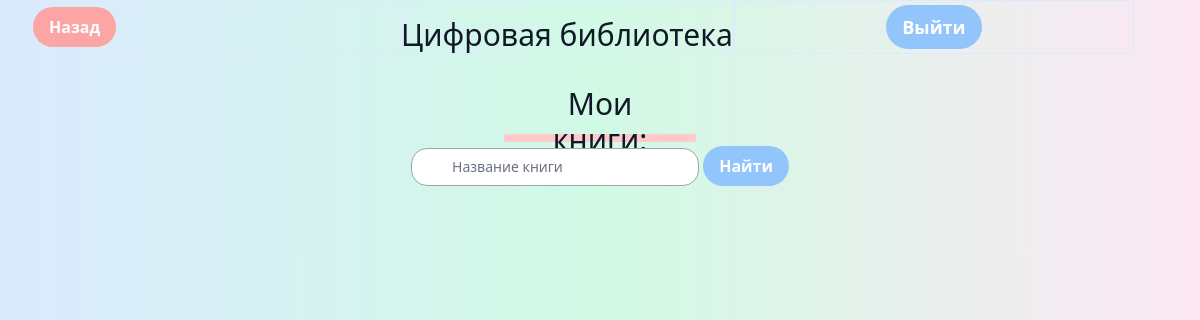
The app's page /books/3/, older data.
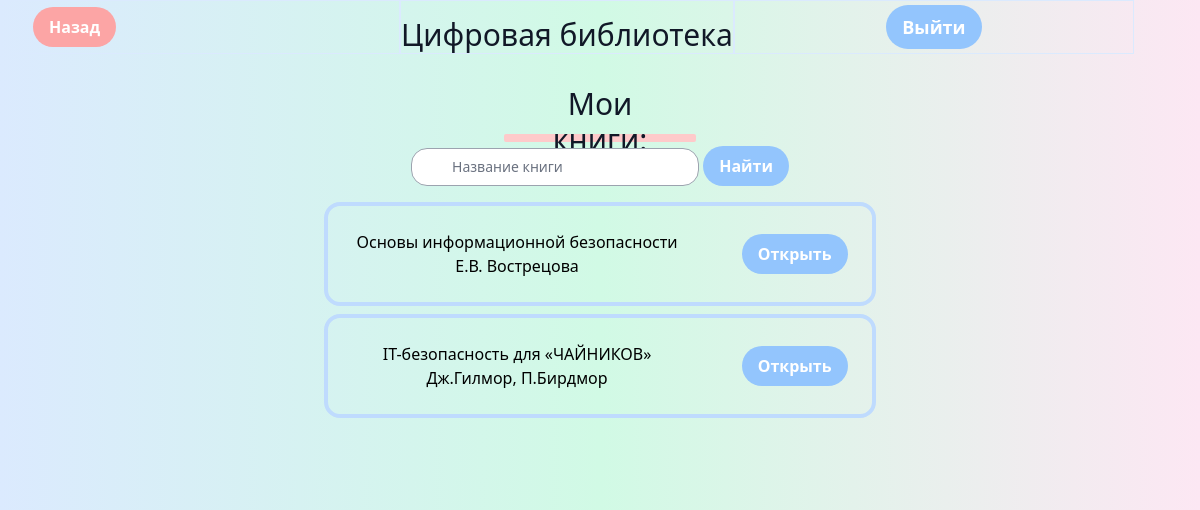
The same page, newer data.
### main/models.py (models this page shows, shortened)
class Books(models.Model):
    name = models.CharField(max_length=200)
    author = models.CharField(max_length=200, default='')
    nomer = models.CharField(max_length=17, default='')
    link = models.URLField(default='')
    discipline = models.ForeignKey(Disciplines, on_delete=models.CASCADE)
    class Meta:
        verbose_name_plural = 'Books'

### main/views.py (the view)
# urls.py: path('books/<int:pk>/', views.books, name='books'),
def books(request, pk):
    book = Books.objects.filter(discipline=pk)
    return render(request, 'main/books.html', {"book": book})

### main/templates/main/books.html (shortened to what this page needs)
<!doctype html>
<html>
<head>
  <link href="https://unpkg.com/tailwindcss@^2/dist/tailwind.min.css" rel="stylesheet">
</head>
<body class="bg-gradient-to-r from-blue-100 via-green-100 to-pink-100">
  <header class="flex  bg-gradient-to-r from-blue-100 via-green-100 to-pink-100" >
          <div class="flex items-center border border-blue-100 w-1/3">
                     <a href="{% url  'disciplines' %}">
              <button class="bg-red-300 hover:bg-red-600 text-white ml-8 font-bold py-2 px-4 rounded-full">Назад
              </button>
                     </a>
      </div>
          <div class="border border-blue-100  w-100%">
              <div class="  w-full mt-4 flex items-center  font-medium   text-2xl sm:text-3xl text-gray-900">
           Цифровая библиотека
        </div>
       </div>
          <div class=" border border-blue-100  sm:w-100% md:w-1/3">
          <div class="flex flex-col justify-center items-center h-full align-center w-full  items-right  font-medium   text-lg sm:text-3lg text-gray-900">
                  <a href="{% url  'logout' %}">
            <button class="bg-blue-300 hover:bg-blue-600 text-white font-bold py-2 px-4 rounded-full">
             Выйти
            </button>
                  </a>
            </div>
      </div>
      </header>
    <main class="flex-grow flex justify-center items-center bg-gradient-to-r from-blue-100 via-green-100 to-pink-100">
        <div class="mx-auto px-4 sm:px-8 py-2 text-center">
          <div class="text-center max-w-lg mx-auto mt-6 ">
            <div class="h-4 text-gray-500 w-40 block mx-auto rounded-sm">
              <div class="flex  items-center jorder text-xl sm:text-3xl text-gray-900">
           Мои книги:
                </div>
              </div>
            <div class="h-2 text-red-400 w-64 mt-4 block mx-auto rounded-sm"></div>
            <div class="h-2 bg-red-200 w-48 mt-2 block mx-auto rounded-sm"></div>
          </div>
        <div class="flex flex-col mb-6">
              <div class="relative">
                <div class="
                    inline-flex
                    items-center
                    justify-center
                    absolute
                    left-0
                    top-0
                    h-full
                    w-5
                    text-gray-400">
                </div>
                  <form action="{% url 'search_book' %}" method="get">
                <input
                  id="password"
                  type="text"
                  name="q"
                  class="
                    text-sm
                    placeholder-gray-500
                    pl-10
                    pr-4
                    rounded-2xl
                    border border-gray-400
                    w-72
                    py-2
                    focus:outline-none focus:border-blue-400"
                    placeholder="Название книги"/>
                  <button type="submit" class="bg-blue-300 hover:bg-blue-600 text-white font-bold py-2 px-4 rounded-full">
                    Найти
                    </button>
                      </form>
             </div>
        <div class="container mb-2 flex mx-auto w-full items-center justify-center">
            <ul class="flex flex-col p-4">
            {% for b in book %}
                <li class="border-green-400 flex flex-row mb-2">
										<div class="select-none flex flex-1 items-center p-4 transition duration-500 ease-in-out transform hover:-translate-y-2 rounded-2xl border-4 p-6 hover:shadow-2xl border-blue-200">
											<div class="flex-1 pl-1 mr-16">
												<div class="font-medium">
													{{ b.name }}
												</div>
                                                <div class="font-medium">
													 {{ b.author }}
												</div>
											</div>
                                            <a target="_blank" href={{ b.link }}>
											 <button class="bg-blue-300 hover:bg-blue-600 text-white font-bold py-2 px-4 rounded-full">
                                            Открыть
                                            </button>
                                            </a>
											</div>
									</li>
                            {% endfor %}
                            </ul>
                        </div>
                    </div>
            </div>
        </main>
    </body>
</html>

Row changes from the older to the newer data that the page shows:
added Books: name "Основы информационной безопасности", author "Е.В. Вострецова"
added Books: name "IT-безопасность для «ЧАЙНИКОВ»", author "Дж.Гилмор, П.Бирдмор"
